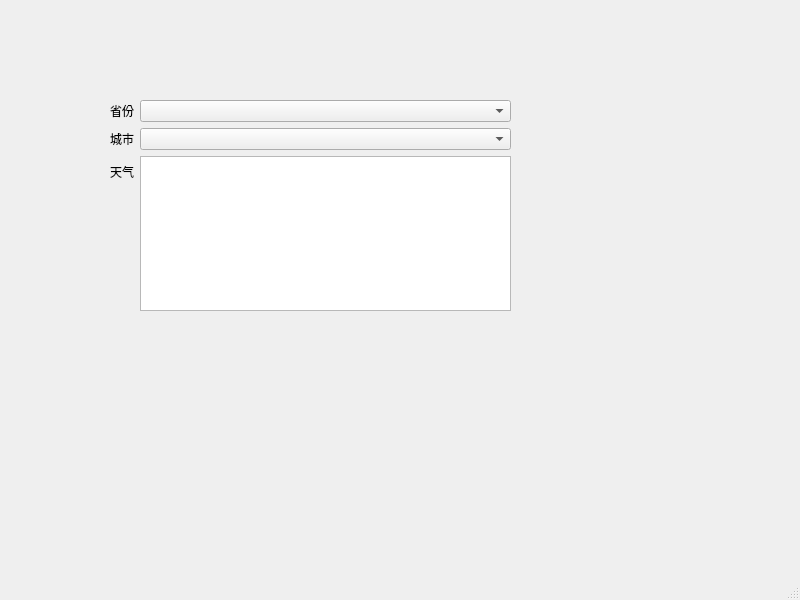
<?xml version="1.0" encoding="UTF-8"?>
<ui version="4.0">
 <class>MainWindow</class>
 <widget class="QMainWindow" name="MainWindow">
  <property name="geometry">
   <rect>
    <x>0</x>
    <y>0</y>
    <width>800</width>
    <height>600</height>
   </rect>
  </property>
  <property name="windowTitle">
   <string>MainWindow</string>
  </property>
  <widget class="QWidget" name="centralwidget">
   <widget class="QWidget" name="formLayoutWidget">
    <property name="geometry">
     <rect>
      <x>110</x>
      <y>100</y>
      <width>401</width>
      <height>211</height>
     </rect>
    </property>
    <layout class="QFormLayout" name="formLayout">
     <item row="0" column="0">
      <widget class="QLabel" name="labSelCity">
       <property name="text">
        <string>省份</string>
       </property>
      </widget>
     </item>
     <item row="0" column="1">
      <widget class="QComboBox" name="cmbPro"/>
     </item>
     <item row="1" column="0">
      <widget class="QLabel" name="labInputCity">
       <property name="text">
        <string>城市</string>
       </property>
      </widget>
     </item>
     <item row="2" column="0">
      <widget class="QLabel" name="labShowCity">
       <property name="text">
        <string>天气</string>
       </property>
      </widget>
     </item>
     <item row="2" column="1">
      <widget class="QTextEdit" name="textEditShowcity"/>
     </item>
     <item row="1" column="1">
      <widget class="QComboBox" name="cmbCity"/>
     </item>
    </layout>
   </widget>
  </widget>
  <widget class="QMenuBar" name="menubar">
   <property name="geometry">
    <rect>
     <x>0</x>
     <y>0</y>
     <width>800</width>
     <height>28</height>
    </rect>
   </property>
  </widget>
  <widget class="QStatusBar" name="statusbar"/>
 </widget>
 <resources/>
 <connections/>
</ui>
